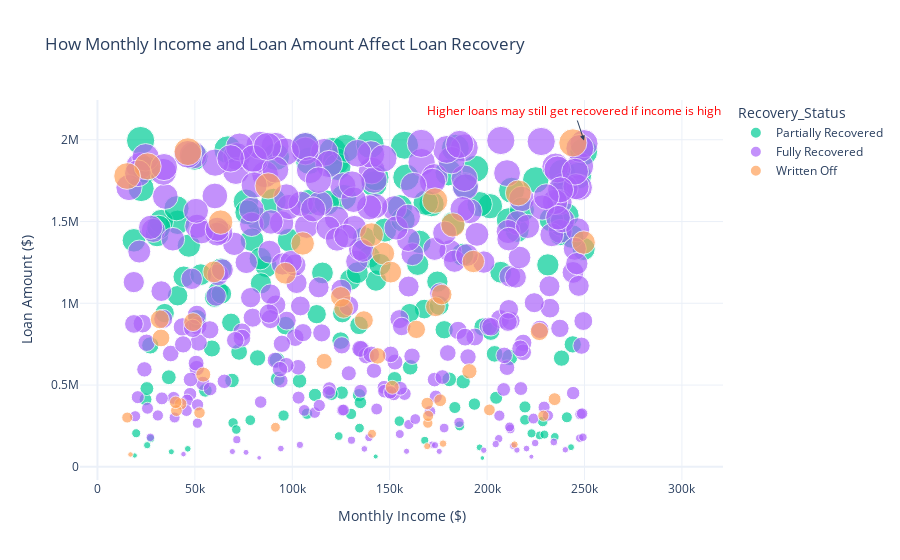

The notebook cell this image was saved under:
### Code cell
fig = px.scatter(df, x='Monthly_Income', y='Loan_Amount',
                 color='Recovery_Status', size='Loan_Amount',
                 hover_data={'Monthly_Income': True, 'Loan_Amount': True, 'Recovery_Status': True},
                 title="How Monthly Income and Loan Amount Affect Loan Recovery",
                 labels={"Monthly_Income": "Monthly Income ($)", "Loan_Amount": "Loan Amount ($)"},
                 color_discrete_map={"Recovered": "green", "Not Recovered": "red"})

fig.add_annotation(
    x=max(df['Monthly_Income']), y=max(df['Loan_Amount']),
    text="Higher loans may still get recovered if income is high",
    showarrow=True,
    arrowhead=2,
    font=dict(size=12, color="red")
)

fig.update_layout(
    xaxis_title="Monthly Income ($)",
    yaxis_title="Loan Amount ($)",
    template="plotly_white"
)

fig.show()

### Figure 1 — Plotly figure (JSON) as saved in the notebook; plotly's stock layout.template omitted (floating-point values rounded to 4 significant figures; data arrays with more than 128 entries replaced by an {"elided": "..."} marker saying what was removed)
{"data": [{"customdata": {"elided": "154x1 str values"}, "hovertemplate": "Recovery_Status=%{customdata[0]}<br>Monthly Income ($)=%{x}<br>Loan Amount ($)=%{marker.size}<extra></extra>", "legendgroup": "Partially Recovered", "marker": {"color": "#00cc96", "size": {"elided": "154 int values"}, "sizemode": "area", "sizeref": 4988.0, "symbol": "circle"}, "mode": "markers", "name": "Partially Recovered", "orientation": "v", "showlegend": true, "type": "scatter", "x": {"elided": "154 int values"}, "xaxis": "x", "y": {"elided": "154 int values"}, "yaxis": "y"}, {"customdata": {"elided": "296x1 str values"}, "hovertemplate": "Recovery_Status=%{customdata[0]}<br>Monthly Income ($)=%{x}<br>Loan Amount ($)=%{marker.size}<extra></extra>", "legendgroup": "Fully Recovered", "marker": {"color": "#ab63fa", "size": {"elided": "296 int values"}, "sizemode": "area", "sizeref": 4988.0, "symbol": "circle"}, "mode": "markers", "name": "Fully Recovered", "orientation": "v", "showlegend": true, "type": "scatter", "x": {"elided": "296 int values"}, "xaxis": "x", "y": {"elided": "296 int values"}, "yaxis": "y"}, {"customdata": [["Written Off"], ["Written Off"], ["Written Off"], ["Written Off"], ["Written Off"], ["Written Off"], ["Written Off"], ["Written Off"], ["Written Off"], ["Written Off"], ["Written Off"], ["Written Off"], ["Written Off"], ["Written Off"], ["Written Off"], ["Written Off"], ["Written Off"], ["Written Off"], ["Written Off"], ["Written Off"], ["Written Off"], ["Written Off"], ["Written Off"], ["Written Off"], ["Written Off"], ["Written Off"], ["Written Off"], ["Written Off"], ["Written Off"], ["Written Off"], ["Written Off"], ["Written Off"], ["Written Off"], ["Written Off"], ["Written Off"], ["Written Off"], ["Written Off"], ["Written Off"], ["Written Off"], ["Written Off"], ["Written Off"], ["Written Off"], ["Written Off"], ["Written Off"], ["Written Off"], ["Written Off"], ["Written Off"], ["Written Off"], ["Written Off"], ["Written Off"]], "hovertemplate": "Recovery_Status=%{customdata[0]}<br>Monthly Income ($)=%{x}<br>Loan Amount ($)=%{marker.size}<extra></extra>", "legendgroup": "Written Off", "marker": {"color": "#FFA15A", "size": [1980750, 896574, 1192102, 242029, 267583, 413898, 1304352, 301514, 978660, 1371448, 407246, 75675, 312318, 1190844, 387369, 1053346, 644821, 1627850, 384971, 142036, 1040029, 343946, 1674777, 564265, 678380, 1255565, 1479210, 126361, 1717740, 827567, 311445, 330833, 1927145, 884874, 788096, 902050, 840449, 968638, 202353, 1837040, 136346, 1419391, 486542, 584391, 1778106, 1183754, 1496250, 347986, 1365823, 394866], "sizemode": "area", "sizeref": 4988.0, "symbol": "circle"}, "mode": "markers", "name": "Written Off", "orientation": "v", "showlegend": true, "type": "scatter", "x": [244027, 136750, 59738, 91367, 169571, 234648, 146691, 15281, 173492, 249554, 175928, 16969, 228883, 150542, 169268, 176731, 116376, 173280, 42723, 177396, 124834, 40537, 216039, 54310, 143803, 192953, 182450, 169243, 87588, 226830, 169741, 52384, 46401, 49084, 32633, 32014, 163697, 126335, 140926, 25756, 214083, 140703, 151321, 190915, 15207, 96437, 63231, 201186, 105373, 40169], "xaxis": "x", "y": [1980750, 896574, 1192102, 242029, 267583, 413898, 1304352, 301514, 978660, 1371448, 407246, 75675, 312318, 1190844, 387369, 1053346, 644821, 1627850, 384971, 142036, 1040029, 343946, 1674777, 564265, 678380, 1255565, 1479210, 126361, 1717740, 827567, 311445, 330833, 1927145, 884874, 788096, 902050, 840449, 968638, 202353, 1837040, 136346, 1419391, 486542, 584391, 1778106, 1183754, 1496250, 347986, 1365823, 394866], "yaxis": "y"}], "layout": {"annotations": [{"arrowhead": 2, "font": {"color": "red", "size": 12}, "showarrow": true, "text": "Higher loans may still get recovered if income is high", "x": 249746, "y": 1995325}], "legend": {"itemsizing": "constant", "title": {"text": "Recovery_Status"}, "tracegroupgap": 0}, "title": {"text": "How Monthly Income and Loan Amount Affect Loan Recovery"}, "xaxis": {"anchor": "y", "domain": [0, 1], "title": {"text": "Monthly Income ($)"}}, "yaxis": {"anchor": "x", "domain": [0, 1], "title": {"text": "Loan Amount ($)"}}}}
